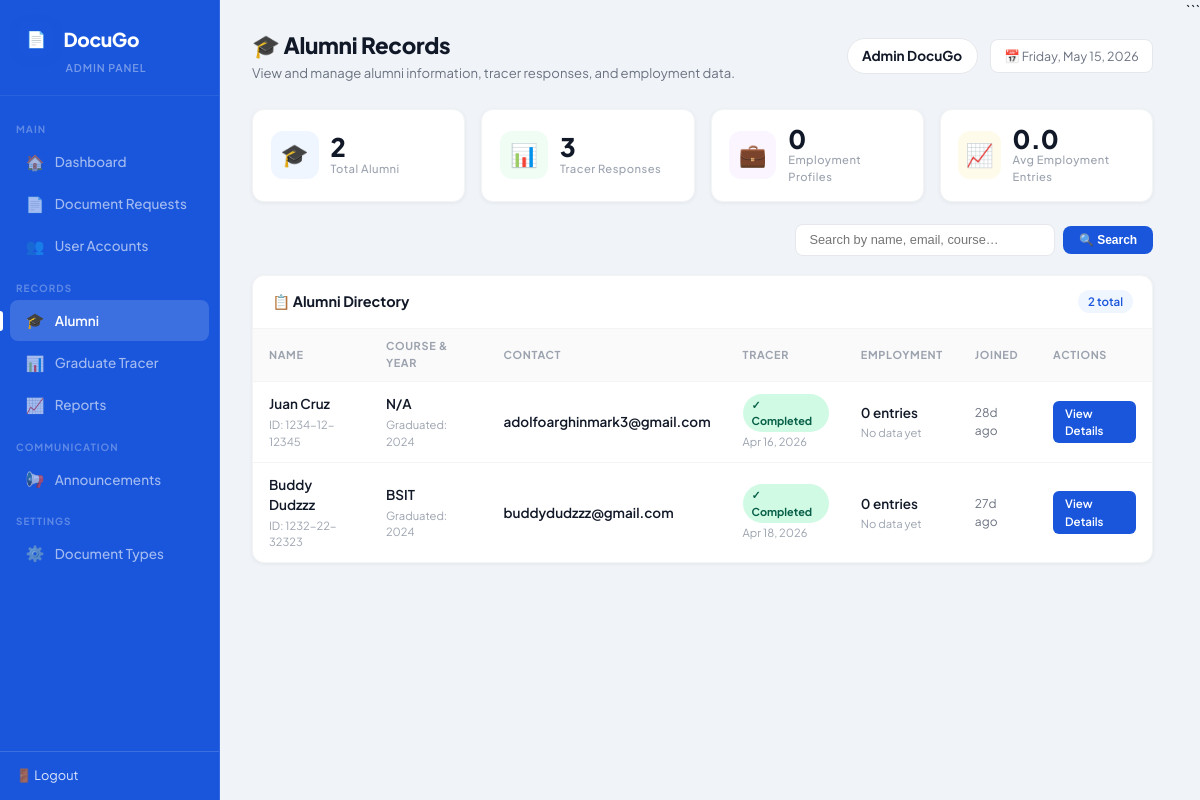
The page /admin/alumni.php (signed in) on the database its author committed.
### tables this page shows
CREATE TABLE `users` (
  `id` int(11) NOT NULL,
  `student_id` varchar(20) DEFAULT NULL,
  `first_name` varchar(100) NOT NULL,
  `middle_name` varchar(100) DEFAULT NULL,
  `last_name` varchar(100) NOT NULL,
  `email` varchar(150) NOT NULL,
  `gender` enum('male','female','prefer_not_to_say') DEFAULT NULL,
  `birthdate` date DEFAULT NULL,
  `password` varchar(255) NOT NULL,
  `role` enum('student','alumni','registrar','admin') DEFAULT 'student',
  `course` varchar(100) DEFAULT NULL,
  `year_graduated` year(4) DEFAULT NULL,
  `contact_number` varchar(20) DEFAULT NULL,
  `address` text DEFAULT NULL,
  `profile_picture` varchar(255) DEFAULT NULL,
  `status` enum('active','inactive','pending') DEFAULT 'pending',
  `created_at` timestamp NOT NULL DEFAULT current_timestamp(),
  `updated_at` timestamp NOT NULL DEFAULT current_timestamp() ON UPDATE current_timestamp(),
  `office_role` varchar(50) DEFAULT NULL
);

### admin/alumni.php (the view, shortened to what this page needs)
<?php
$conn = getConnection();
$conn->query("
    CREATE TABLE IF NOT EXISTS alumni_employment (
        id INT AUTO_INCREMENT PRIMARY KEY,
        user_id INT NOT NULL,
        company_name VARCHAR(200),
        job_title VARCHAR(150),
        industry VARCHAR(100),
        employment_type ENUM('full_time','part_time','contract','freelance','internship') DEFAULT 'full_time',
        work_setup ENUM('onsite','remote','hybrid') DEFAULT 'onsite',
        date_started DATE,
        date_ended DATE DEFAULT NULL,
        is_current TINYINT(1) DEFAULT 1,
        salary_range VARCHAR(50),
        work_location VARCHAR(200),
        description TEXT,
        skills TEXT,
        linkedin_url VARCHAR(255),
        created_at TIMESTAMP DEFAULT CURRENT_TIMESTAMP,
        updated_at TIMESTAMP DEFAULT CURRENT_TIMESTAMP ON UPDATE CURRENT_TIMESTAMP,
        FOREIGN KEY (user_id) REFERENCES users(id) ON DELETE CASCADE
    ) ENGINE=InnoDB DEFAULT CHARSET=utf8mb4
");
$search = trim($_GET['q'] ?? '');
$page   = intval($_GET['page'] ?? 1);
$perPage = 20;
$offset  = ($page - 1) * $perPage;
$sql = "
    SELECT
        u.id, u.first_name, u.last_name, u.email, u.student_id, u.course, u.year_graduated, u.created_at,
        gt.date_submitted AS tracer_date,
        COUNT(ae.id) AS employment_count
    FROM users u
    LEFT JOIN graduate_tracer gt ON u.id = gt.user_id
    LEFT JOIN alumni_employment ae ON u.id = ae.user_id
    WHERE u.role = 'alumni'
";
$params = [];
$types = '';
$sql .= " GROUP BY u.id ORDER BY u.last_name ASC, u.first_name ASC LIMIT ? OFFSET ?";
$params[] = $perPage;
$params[] = $offset;
$types .= 'ii';
$stmt = $conn->prepare($sql);
$stmt->bind_param($types, ...$params);
$stmt->execute();
$alumni = $stmt->get_result();
$countSql = "
    SELECT COUNT(DISTINCT u.id) AS total
    FROM users u
    WHERE u.role = 'alumni'
";
$countStmt = $conn->prepare($countSql);
$countStmt->execute();
$totalRows = $countStmt->get_result()->fetch_assoc()['total'];
$totalAlumni = $totalRows;
$tracerCount = $conn->query("SELECT COUNT(DISTINCT user_id) AS c FROM graduate_tracer")->fetch_assoc()['c'];
$empCount = $conn->query("SELECT COUNT(DISTINCT user_id) AS c FROM alumni_employment")->fetch_assoc()['c'];
$avgEmp = $conn->query("
    SELECT AVG(employment_count) AS avg
    FROM (
        SELECT COUNT(ae.id) AS employment_count
        FROM users u
        LEFT JOIN alumni_employment ae ON u.id = ae.user_id
        WHERE u.role = 'alumni'
        GROUP BY u.id
    ) AS sub
")->fetch_assoc()['avg'];
function e($v) { return htmlspecialchars($v ?? ''); }
function ago($datetime) {
    $diff = time() - strtotime($datetime);
    return floor($diff/86400) . 'd ago';
}
?>
<!DOCTYPE html>
<html lang="en">
<head>
</head>
<body>
<aside class="sidebar">
    <div class="sidebar-brand">
        <div class="brand-logo">
            <div class="brand-icon">📄</div>
            <div class="brand-name">DocuGo</div>
        </div>
        <div class="brand-sub">Admin Panel</div>
    </div>
    <nav class="sidebar-menu">
        <div class="menu-section">Main</div>
        <a href="dashboard.php" class="menu-item">
            <span class="menu-icon">🏠</span> Dashboard
        </a>
        <a href="requests.php" class="menu-item">
            <span class="menu-icon">📄</span> Document Requests
        </a>
        <a href="accounts.php" class="menu-item">
            <span class="menu-icon">👥</span> User Accounts
        </a>
        <div class="menu-section">Records</div>
        <a href="alumni.php" class="menu-item active">
            <span class="menu-icon">🎓</span> Alumni
        </a>
        <a href="tracer.php" class="menu-item">
            <span class="menu-icon">📊</span> Graduate Tracer
        </a>
        <a href="reports.php" class="menu-item">
            <span class="menu-icon">📈</span> Reports
        </a>
        <div class="menu-section">Communication</div>
        <a href="announcements.php" class="menu-item">
            <span class="menu-icon">📢</span> Announcements
        </a>
        <div class="menu-section">Settings</div>
        <a href="document_types.php" class="menu-item">
            <span class="menu-icon">⚙️</span> Document Types
        </a>
    </nav>
    <div class="sidebar-footer">
        <a href="../logout.php">🚪 Logout</a>
    </div>
</aside>
<main class="main">
    <div class="topbar">
        <div class="topbar-left">
            <h1>🎓 Alumni Records</h1>
            <p>View and manage alumni information, tracer responses, and employment data.</p>
        </div>
        <div class="topbar-right">
            <div class="admin-info">
                <strong><?= e($_SESSION['user_name']) ?></strong>
            </div>
            <div class="topbar-date">
                📅 <?= date('l, F j, Y') ?>
            </div>
        </div>
    </div>
    <div class="stats">
        <div class="stat-card">
            <div class="stat-icon blue">🎓</div>
            <div class="stat-info">
                <div class="num"><?= $totalAlumni ?></div>
                <div class="label">Total Alumni</div>
            </div>
        </div>
        <div class="stat-card">
            <div class="stat-icon green">📊</div>
            <div class="stat-info">
                <div class="num"><?= $tracerCount ?></div>
                <div class="label">Tracer Responses</div>
            </div>
        </div>
        <div class="stat-card">
            <div class="stat-icon purple">💼</div>
            <div class="stat-info">
                <div class="num"><?= $empCount ?></div>
                <div class="label">Employment Profiles</div>
            </div>
        </div>
        <div class="stat-card">
            <div class="stat-icon orange">📈</div>
            <div class="stat-info">
                <div class="num"><?= number_format($avgEmp ?? 0, 1) ?></div>
                <div class="label">Avg Employment Entries</div>
            </div>
        </div>
    </div>
    <div class="filters">
        <form method="GET" class="search-form">
            <input type="text" name="q" placeholder="Search by name, email, course…" value="<?= e($search) ?>">
            <button type="submit">🔍 Search</button>
        </form>
    </div>
    <div class="card">
        <div class="card-header">
            <h2>📋 Alumni Directory</h2>
            <span class="count-badge"><?= number_format($totalRows) ?> total</span>
        </div>
        <div style="overflow-x: auto;">
            <table>
                <thead>
                    <tr>
                        <th>Name</th>
                        <th>Course & Year</th>
                        <th>Contact</th>
                        <th>Tracer</th>
                        <th>Employment</th>
                        <th>Joined</th>
                        <th>Actions</th>
                    </tr>
                </thead>
                <tbody>
                    <?php if ($alumni->num_rows > 0): ?>
                        <?php while ($a = $alumni->fetch_assoc()): ?>
                            <tr>
                                <td>
                                    <div class="user-info"><?= e($a['first_name'] . ' ' . $a['last_name']) ?></div>
                                    <div class="user-meta">
                                        <?php if (!empty($a['student_id'])): ?>ID: <?= e($a['student_id']) ?><?php endif; ?>
                                    </div>
                                </td>
                                <td>
                                    <div class="user-info"><?= e($a['course'] ?? 'N/A') ?></div>
                                    <div class="user-meta">
                                        Graduated: <?= e($a['year_graduated'] ?? 'N/A') ?>
                                    </div>
                                </td>
                                <td>
                                    <div class="user-info"><?= e($a['email']) ?></div>
                                </td>
                                <td>
                                    <?php if ($a['tracer_date']): ?>
                                        <span class="badge badge-green">✓ Completed</span>
                                        <div class="user-meta">
                                            <?= date('M d, Y', strtotime($a['tracer_date'])) ?>
                                        </div>
                                    <?php else: ?>
                                        <span class="badge badge-yellow">⏳ Not Submitted</span>
                                    <?php endif; ?>
                                </td>
                                <td>
                                    <div class="user-info"><?= (int)$a['employment_count'] ?> entries</div>
                                    <?php if ((int)$a['employment_count'] > 0): ?>
                                        <div class="user-meta">✓ Profile complete</div>
                                    <?php else: ?>
                                        <div class="user-meta">No data yet</div>
                                    <?php endif; ?>
                                </td>
                                <td style="color:var(--text-3); font-size:0.75rem;"><?= ago($a['created_at']) ?></td>
                                <td>
                                    <a href="tracer.php?user=<?= $a['id'] ?>" class="btn btn-primary">View Details</a>
                                 </td>
                            </tr>
                        <?php endwhile; ?>
                    <?php endif; ?>
                </tbody>
            </table>
        </div>
    </div>
</main>
</body>
</html>

### rows shown on the page
users: first_name+last_name "Juan Cruz", student "1234-12-12345", course "N/A", year_graduated "2024", email "adolfoarghinmark3@gmail.com", tracer_date "Apr 16, 2026", employment_count "0", created_at "28d ago"
users: first_name+last_name "Buddy Dudzzz", student "1232-22-32323", course "BSIT", year_graduated "2024", email "buddydudzzz@gmail.com", tracer_date "Apr 18, 2026", employment_count "0", created_at "27d ago"

### other values the page prints
$_SESSION['user_name'] "Admin DocuGo"
$totalAlumni "2"
$tracerCount "3"
$empCount "0"
$avgEmp "0.0"
$totalRows "2"
